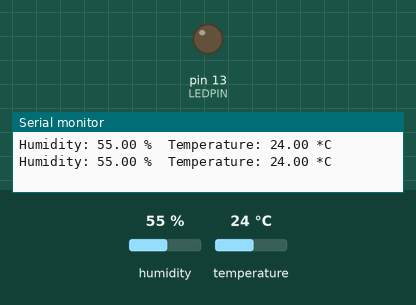
Recording of a sketch running on a simulated Arduino Uno, built with avr-gcc and run on an emulated ATmega328P. On the bench: output pins drawn as LEDs (lit = HIGH), the last lines printed to the serial monitor. Inputs (shaded band) come from the test bench; at power-on: temperature 24 °C, humidity 55 %.

Above: at 2.8 s.
2.9 s: temperature set to 27 °C
At 5.2 s:
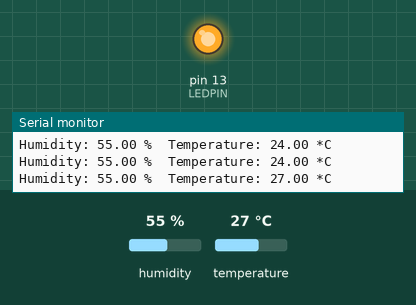
5.6 s: temperature set to 12 °C
At 6.4 s:
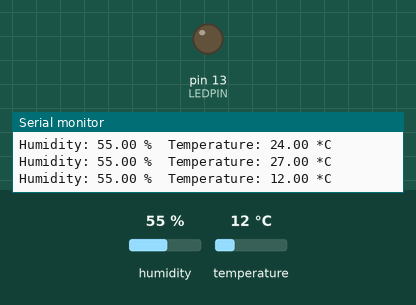
8.3 s: temperature set to 28 °C
At 11.2 s:
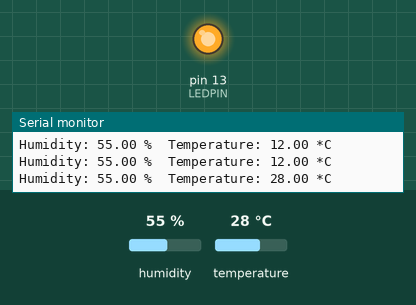
Timing chart, 0 to 12.7 s (numbered marks = the images above; inputs shaded):
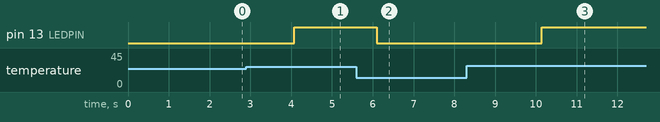

Measured:
- the behaviour switches between 25 and 26 °C on temperature (found by bisection; images 0 and 1)
- after the input at 2.9 s, pin 13 (LEDPIN): LOW → HIGH after 1.2 s
- after the input at 5.6 s, pin 13 (LEDPIN): HIGH → LOW after 0.50 s
- after the input at 8.3 s, pin 13 (LEDPIN): LOW → HIGH after 1.8 s

The sketch:

temp-humidity-monitor.ino
```cpp
#include <DHT.h>
#define DHTPIN 2
#define DHTTYPE DHT11
#define LEDPIN 13

DHT dht(DHTPIN, DHTTYPE);

void setup() {
  Serial.begin(9600);
  pinMode(LEDPIN, OUTPUT);
  dht.begin();
}

void loop() {
  float humidity = dht.readHumidity();
  float temperature = dht.readTemperature();

  if (isnan(humidity) || isnan(temperature)) {
    Serial.println("Failed to read from DHT sensor!");
    return;
  }

  Serial.print("Humidity: ");
  Serial.print(humidity);
  Serial.print(" %\t");
  Serial.print("Temperature: ");
  Serial.print(temperature);
  Serial.println(" *C");

  if (temperature > 25) {
    digitalWrite(LEDPIN, HIGH);
  } else {
    digitalWrite(LEDPIN, LOW);
  }

  delay(2000);
}
```
